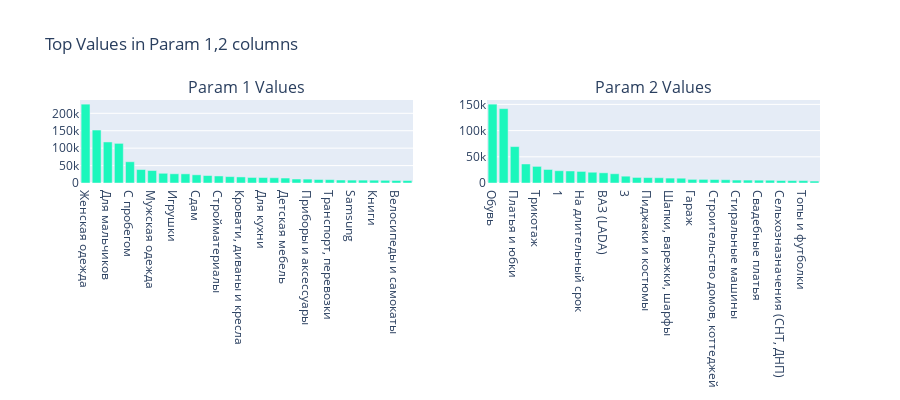

Source (notebook cell):
### Markdown cell above
> - Top cities are: Krasnodar (63638 items), Yekaterinburg, (63602 items), Novosibirsk (56929 items), Rostov-on-don (52323 items)

<a id="5-9"></a>
### 5.9 Understanding distributions of Param_1 and Param_2 in the dataset

### Code cell
trace1 = _generate_bar_plot_ver(train_df, cols[4], "Param 1 Values", '#1bf7bc', 700, 400, 200, limit=30, need_trace = True)
trace2 = _generate_bar_plot_ver(train_df, cols[5], "Param 2 Values", '#1bf7bc', 700, 400, 200, limit=30, need_trace = True)
trace3 = _generate_bar_plot_ver(train_df, cols[6], "Param 3 Values", '#1bf7bc', 700, 400, 200, limit=30, need_trace = True)

fig = tools.make_subplots(rows=1, cols=2, print_grid=False, subplot_titles = ['Param 1 Values','Param 2 Values'])
fig.append_trace(trace1, 1, 1);
fig.append_trace(trace2, 1, 2);
# fig.append_trace(trace3, 1, 3);

fig['layout'].update(height=400,title='Top Values in Param 1,2 columns', showlegend=False);
iplot(fig);

### Figure 1 — Plotly figure (JSON) as saved in the notebook; plotly's stock layout.template omitted (floating-point values rounded to 4 significant figures)
{"data": [{"marker": {"color": "#1bf7bc"}, "type": "bar", "x": ["Женская одежда", "Для девочек", "Для мальчиков", "Продам", "С пробегом", "Аксессуары", "Мужская одежда", "Другое", "Игрушки", "Детские коляски", "Сдам", "Ремонт, строительство", "Стройматериалы", "iPhone", "Кровати, диваны и кресла", "Инструменты", "Для кухни", "Комплектующие", "Детская мебель", "Шкафы и комоды", "Приборы и аксессуары", "Для дома", "Транспорт, перевозки", "Товары для кормления", "Samsung", "Сниму", "Книги", "Телевизоры и проекторы", "Велосипеды и самокаты", "Предметы интерьера, искусство"], "xaxis": "x", "y": [226289, 151979, 117772, 113764, 61024, 38568, 35716, 27874, 26442, 26248, 23535, 21444, 20197, 18381, 17419, 15904, 15721, 15085, 14251, 11417, 11200, 10064, 9689, 8543, 8330, 8270, 8081, 7729, 7195, 7109], "yaxis": "y"}, {"marker": {"color": "#1bf7bc"}, "type": "bar", "x": ["Обувь", "Верхняя одежда", "Платья и юбки", "Другое", "Трикотаж", "Брюки", "1", "2", "На длительный срок", "Дом", "ВАЗ (LADA)", "Комбинезоны и боди", "3", "Поселений (ИЖС)", "Пиджаки и костюмы", "Рубашки и блузки", "Шапки, варежки, шарфы", "Джинсы", "Гараж", "Чехлы и плёнки", "Строительство домов, коттеджей", "Дача", "Стиральные машины", "Отделочные работы", "Свадебные платья", "Холодильники и морозильные камеры", "Сельхозназначения (СНТ, ДНП)", "Мелкая кухонная техника", "Топы и футболки", "Плиты"], "xaxis": "x2", "y": [150450, 141860, 69483, 36284, 31684, 25807, 23426, 22921, 22096, 20550, 19442, 17633, 13006, 10611, 10329, 10079, 9389, 9141, 6954, 6886, 6635, 6272, 5602, 5546, 5396, 5283, 4743, 4594, 4580, 3698], "yaxis": "y2"}], "layout": {"annotations": [{"font": {"size": 16}, "showarrow": false, "text": "Param 1 Values", "x": 0.225, "xanchor": "center", "xref": "paper", "y": 1.0, "yanchor": "bottom", "yref": "paper"}, {"font": {"size": 16}, "showarrow": false, "text": "Param 2 Values", "x": 0.775, "xanchor": "center", "xref": "paper", "y": 1.0, "yanchor": "bottom", "yref": "paper"}], "height": 400, "showlegend": false, "title": {"text": "Top Values in Param 1,2 columns"}, "xaxis": {"anchor": "y", "domain": [0.0, 0.45]}, "xaxis2": {"anchor": "y2", "domain": [0.55, 1.0]}, "yaxis": {"anchor": "x", "domain": [0.0, 1.0]}, "yaxis2": {"anchor": "x2", "domain": [0.0, 1.0]}}}
